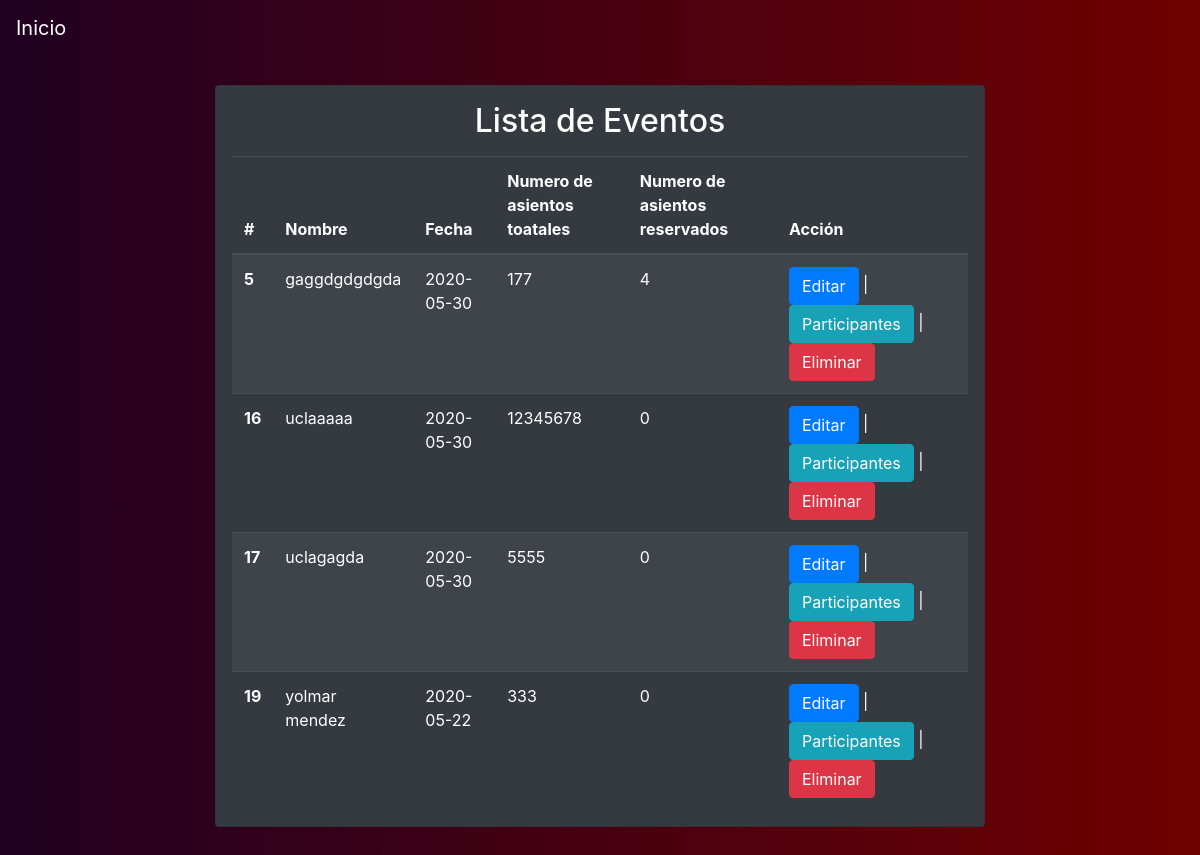
The page /events-active on the database as committed earlier.
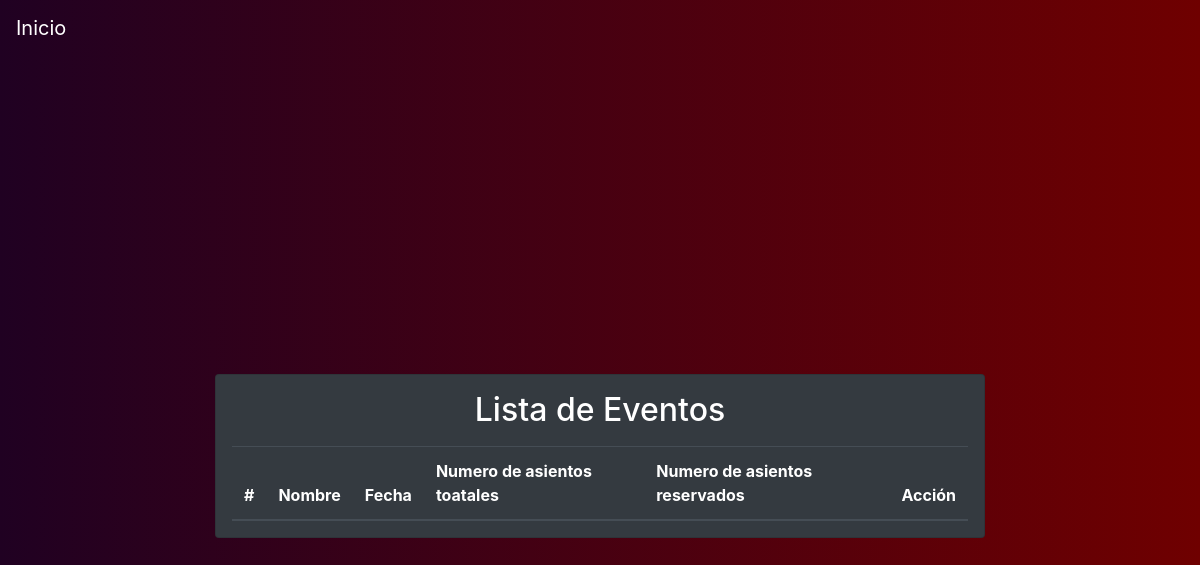
The same page on the database as committed later.
### tables this page shows
CREATE TABLE "Evento"
(
	id INTEGER not null
		constraint Evento_pk
			primary key autoincrement,
	nombre text not null,
	fecha date not null,
	numero_asientos_total int not null,
	numero_asientos_reservados int not null
);

### app.py (the view)
@app.route("/events-active")
def events():
    date = datetime.now().date()
    events = query_db('SELECT * FROM Evento WHERE fecha > ?', [date])
    return render_template('events_active.html', events=events)

### app.py (called while the page is built)
def make_dicts(cursor, row):
    return dict((cursor.description[idx][0], value)
                for idx, value in enumerate(row))

def get_db():
    db = getattr(g, '_database', None)
    if db is None:
        db = g._database = sqlite3.connect(DATABASE)
        db.row_factory = make_dicts
    return db

@app.teardown_appcontext
def close_connection(exception):
    db = getattr(g, '_database', None)
    if db is not None:
        db.close()

def query_db(query, args=(), one=False):
    cur = get_db().execute(query, args)
    rv = cur.fetchall()
    cur.close()
    return (rv[0] if rv else None) if one else rv

### templates/events_active.html
{% extends 'layout.html' %}
{% block body %}
<div class="container-fluid">
    <div class="bg-custom row align-items-center justify-content-center vh-100">
        <div class="col-md-8">
            <div class="card bg-dark">
                <div class="car-body text-white mx-3">
                    <h2 class="card-title text-center mt-3"> Lista de Eventos</h2>
                    <table class="table table-striped table-dark my-3 ">
                      <thead>
                        <tr>
                          <th scope="col">#</th>
                          <th scope="col">Nombre</th>
                          <th scope="col">Fecha</th>
                          <th scope="col">Numero de asientos toatales</th>
                          <th scope="col">Numero de asientos reservados</th>
                          <th scope="col">Acción</th>
                        </tr>
                      </thead>
                      <tbody>
                      {% for event in events%}
                        <tr>
                          <th scope="row">{{ event.id }}</th>
                          <td>{{ event.nombre }}</td>
                          <td>{{ event.fecha }}</td>
                          <td>{{ event.numero_asientos_total }}</td>
                          <td>{{ event.numero_asientos_reservados }}</td>
                          <td>
                              <a class="btn btn-primary" href="/edit-event/{{ event.id }}"> Editar</a>
                              <span>|</span>
                              <a class="btn btn-info" href="/selection-event/{{ event.id }}/{{ event.nombre }}"> Participantes</a>
                              <span>|</span>
                              <a class="btn btn-danger" href="/delete-event/{{ event.id }}"> Eliminar</a>
                          </td>
                        </tr>
                      {% endfor %}
                      </tbody>
                    </table>
                </div>
            </div>
        </div>
    </div>
</div>
{% endblock %}

Rows that differ between the two databases and show on the page:
removed Evento: id "5", nombre "gaggdgdgdgda", fecha "2020-05-30", numero_asientos_total "177", numero_asientos_reservados "4"
removed Evento: id "16", nombre "uclaaaaa", fecha "2020-05-30", numero_asientos_total "12345678", numero_asientos_reservados "0"
removed Evento: id "17", nombre "uclagagda", fecha "2020-05-30", numero_asientos_total "5555", numero_asientos_reservados "0"
removed Evento: id "19", nombre "yolmar mendez", fecha "2020-05-22", numero_asientos_total "333", numero_asientos_reservados "0"
